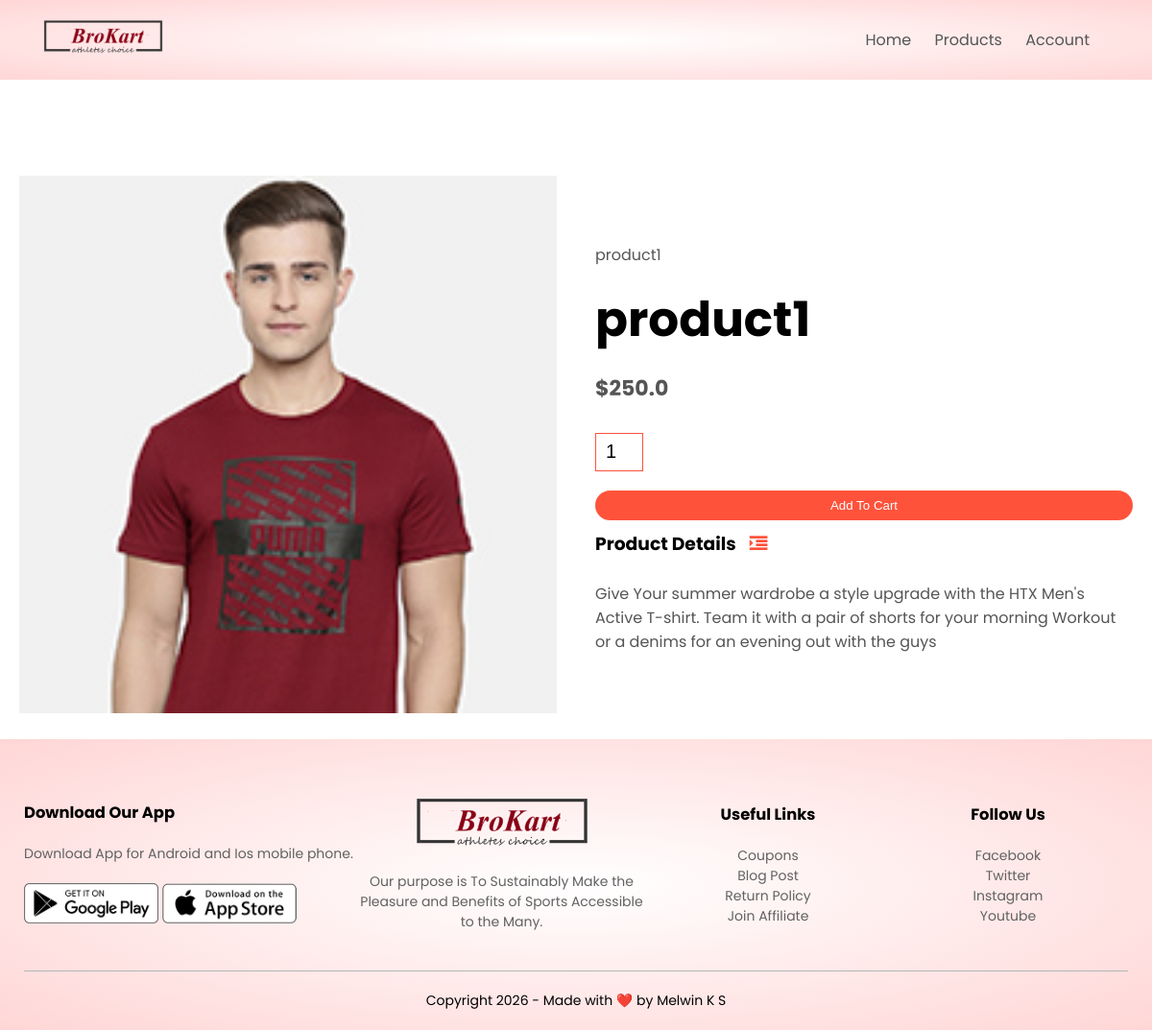
The page /product_detail/1 on the database its author committed.
### products/models.py (models this page shows, shortened)
class Products(models.Model):
    title = models.CharField(max_length=255)
    price = models.FloatField()
    description = models.TextField()
    image = models.ImageField(upload_to='media/')
    priority = models.IntegerField(default=0)
    DELETE = 0
    LIVE = 1
    DELETE_CHOICES = ((LIVE, 'Live'), (DELETE, 'Delete'))
    DELETE_STATUS = models.IntegerField(choices=DELETE_CHOICES, default=LIVE)
    created_at = models.DateTimeField(auto_now_add=True)
    updated_at = models.DateTimeField(auto_now=True)

### products/views.py (the view)
# urls.py: path('product_detail/<pk>', views.detail_product, name='detail_product'),
def detail_product(request,pk):
    product=Products.objects.get(pk=pk)
    context={"product": product}
    return render(request, 'product_details.html', context)

### templates/product_details.html
{% extends 'blank_layout.html' %}
{% block content %}
{% include 'product_description.html' %}
{% endblock content %}

### templates/product_description.html (shortened to what this page needs)
{% load static %}
<div class="small-container single-product">
    <div class="row">
        <div class="col-2">
                <img src="{{ product.image.url }}" width="100%" id="product-img">
        </div>
        <div class="col-2">
            <p>{{ product.title}}</p>
            <h1>{{product.title}}</h1>
            <h4>${{ product.price }}</h4>
            <form method="post" action="{% url 'add_to_cart' %}" enctype="multipart/form-data">
            <input type="number" name="quantity" value="1">
            <button type="submit" class="btn">Add To Cart</button>
            </form>
            <h3>Product Details <i class="fa fa-indent" aria-hidden="true"></i></h3>
            <br>
            <p>{{ product.description }}</p>
        </div>
    </div>
</div>

### static/CSS/brokart.css (style rules this page uses)
* { margin:0; padding:0; box-sizing: border-box; }
body { font-family: 'Poppins', sans-serif; }
p { color:#555; }
.row { display: flex; align-items: center; flex-wrap: wrap; justify-content: space-around; }
.col-2 { flex-basis: 50%; min-width: 300px; }
.col-2 img { max-width: 100%; padding: 50px 0px; }
.col-2 h1 { font-size: 50px; line-height: 60px; margin: 25px; }
.col-2 p { margin-left:25px; }
.btn { display: inline-block; background-color: #ff523b; color: #fff; padding: 8px 30px; margin: 30px 0; margin-left: 25px; border-radius: 30px; transition: background 0.5s; }
h4 { color: #555; font-weight: normal; }
.single-product { margin-top: 80px; }
.single-product .col-2 img { padding: 0; }
.single-product .col-2 { padding: 20px; text-align: left; }
.single-product h4 { margin: 20px 0; font-size: 22px; font-weight: bold; }
.single-product input { width: 50px; height: 40px; font-size: 20px; margin-right: 10px; border: 1px solid #ff523b; }
.single-product .fa { color: #ff523b; margin-left: 10px; }
.single-product .col-2 p { margin-left: 0px; }
.single-product .col-2 h1 { margin-left: 0px; }
form input { width: 100%; height: 30px; margin: 10px 0; padding: 0 10px; border: 1px solid #ccc; }
form .btn { width: 100%; border: none; cursor: pointer; margin: 10px 0; }

### rows shown on the page
Products: image (picture), title "product1", price "250.0", description "Give Your summer wardrobe a style upgrade with the HTX Men's Active T-shirt. Team it with a pair of shorts for your morning Workout or a denims for an evening out with the guys"
